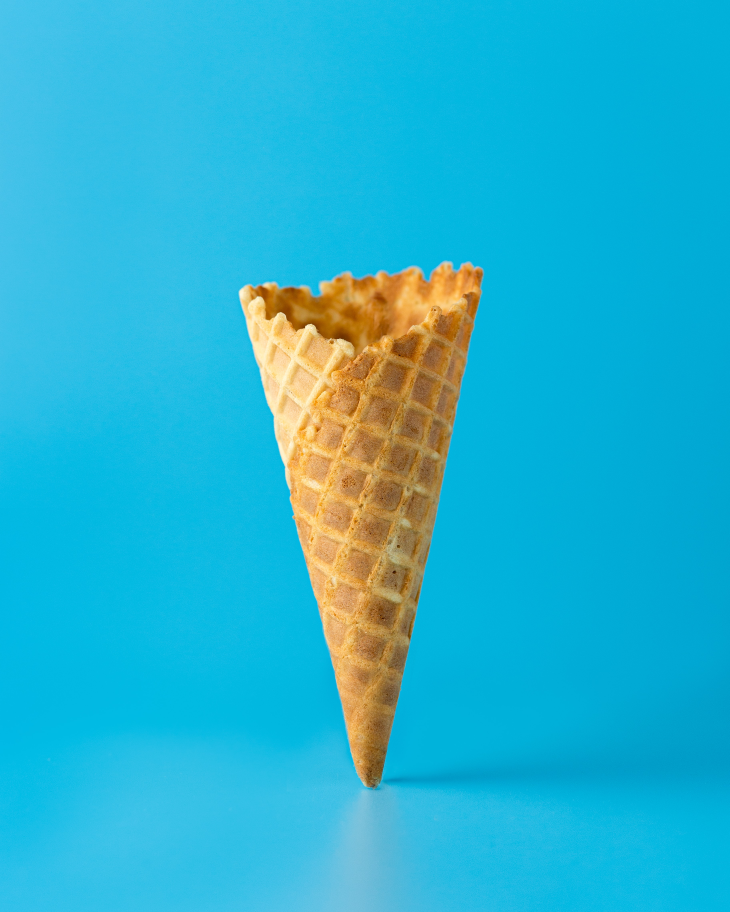
//> input picture input_images/cone.jpg, 3648 x 4560 px (shown at 1/5 size)
$ ./Parallel_Canny   (built with g++ and OpenCV 4)
//> lines starting //> are read from the running program, lines starting //| are printed output that depends on the picture
#include <opencv2/opencv.hpp>
#include <opencv2/highgui/highgui.hpp>
#include <bits/stdc++.h>
#include <curses.h>
#include <sys/time.h>
#include <time.h>
#include <stdlib.h>
#include <omp.h>

using namespace std;
using namespace cv;
const double PI = 3.14159265358979323846;

int omp_thread_count() {
    int n = 0;
    #pragma omp parallel reduction(+:n)
    n += 1;
    return n;
}

cv::Mat imgOriginal;        // input image
cv::Mat imgGrayscale;       // grayscale of input image
cv::Mat imgBlurred;         // intermediate blured image
cv::Mat imgCanny;           // Canny edge image

/////////////////////////////////////////////////////////////////////////////////////////////////////////////////////////////
int main() {


  //clock_t start1, end1, start2, end2, start3, end3, start4, end4, start5, end5, start6, end6, start7, end7;
  struct timeval TimeValue_Start;
  struct timezone TimeZone_Start;
  struct timeval TimeValue_Final;
  struct timezone TimeZone_Final;
  long time_start, time_end;
  double time_overhead1,time_overhead2,time_overhead3,time_overhead4,time_overhead5,time_overhead6,time_overhead7;


	imgOriginal = cv::imread("cone.jpg");          // open image
//> imgOriginal is the input picture: 4560 rows x 3648 cols, CV_8UC3; mean B, G, R 208.8, 179.7, 38.2

	Mat myGreyImage(imgOriginal.rows, imgOriginal.cols, CV_8UC1, Scalar(0));  //myGreyImage

	//cout << imgOriginal.rows << "\n" << imgOriginal.cols << "\n";
	printf("%d  %d\n", imgOriginal.rows, imgOriginal.cols);
//| 4560  3648
	long long pixels = imgOriginal.rows*imgOriginal.cols;

	//cout << "Number of Pixels : "<<pixels<<"\n";
	printf("Number of Pixels : %lld\n",pixels);
//| Number of Pixels : 16634880

	int chunk = imgOriginal.rows / 8;

	if (imgOriginal.empty()) {                                  // if unable to open image
		std::cout << "error: image not read from file\n\n";     // show error message on command line
		//_getch();                                               // may have to modify this line if not using Windows
		return(0);                                              // and exit program
	}

	//cv::namedWindow("Original Image");
	//cv::imshow("Original Image", imgOriginal);

	////////////////////////////////////////////////////////////////////////////////////////////////////////////////////

		//  Converting to a grey scale image
    int threads;
    printf("Enter number of threads to use: ");
    scanf(" %d", &threads);
//> the answer given: 100

    omp_set_num_threads(threads);
    printf("threads = %d\n",omp_thread_count());
	gettimeofday(&TimeValue_Start, &TimeZone_Start);
    int i=0;

	#pragma omp parallel for schedule(static,10)
	for (i = 0; i < imgOriginal.rows; i++) {
		//printf("thread = %d\ti = %d\n",omp_get_thread_num(),i);
		for (int j = 0; j < imgOriginal.cols; j++) {
			myGreyImage.at<uchar>(i, j) = (imgOriginal.at<Vec3b>(i, j)[0] + imgOriginal.at<Vec3b>(i, j)[1] + imgOriginal.at<Vec3b>(i, j)[2]) / 3;

		}
	}
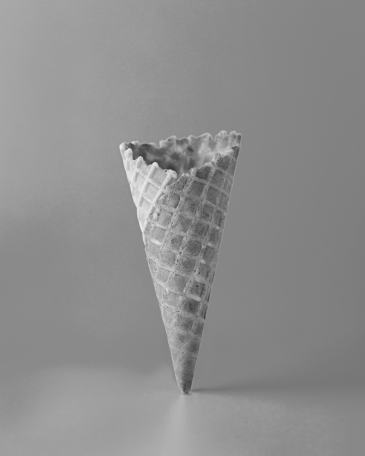
//> myGreyImage: 4560 rows x 3648 cols, CV_8UC1 (shown at 1/10 size); min 7, max 244, mean 142
	gettimeofday(&TimeValue_Final, &TimeZone_Final);
    time_start = TimeValue_Start.tv_sec * 1000000 + TimeValue_Start.tv_usec;
    time_end = TimeValue_Final.tv_sec * 1000000 + TimeValue_Final.tv_usec;
    time_overhead1 = (time_end - time_start) / 1000000.0;

	/*cv::namedWindow("myGreyImg");
	cv::imshow("myGreyImg", myGreyImage);*/

	///////////////////////////////////////////////////////////////////////////////////////////////////////////////////////

		//Applying Gaussian Blur

	double GausianFilter[5][5] = { {1, 4, 7, 4, 1},
								   {4, 16, 26, 16, 4},
								   {7, 26, 41, 26, 7},
								   {4, 16, 26, 16, 4},
								   {1, 4, 7, 4, 1}
	};


	Mat myGaussian1(imgOriginal.rows - 4, imgOriginal.cols - 4, CV_8UC1, Scalar(0));
	Mat myGaussian(imgOriginal.rows - 4, imgOriginal.cols - 4, CV_8UC1, Scalar(0));


	gettimeofday(&TimeValue_Start, &TimeZone_Start);

	#pragma omp parallel for schedule(static,10)
	for (i = 0; i < myGaussian1.rows; i++) {
		for (int j = 0; j < myGaussian1.cols; j++) {
			double temp = 0;

			for (int k = 0; k < 5; k++) {
				for (int l = 0; l < 5; l++) {
					temp += GausianFilter[k][l] * myGreyImage.at<uchar>(k + i, l + j);
				}
			}
			myGaussian1.at<uchar>(i, j) = temp / 273;
		}
	}
	gettimeofday(&TimeValue_Final, &TimeZone_Final);
    time_start = TimeValue_Start.tv_sec * 1000000 + TimeValue_Start.tv_usec;
    time_end = TimeValue_Final.tv_sec * 1000000 + TimeValue_Final.tv_usec;
    time_overhead2 = (time_end - time_start) / 1000000.0;

	gettimeofday(&TimeValue_Start, &TimeZone_Start);

	//Applied filter second time to get more smooth image

	#pragma omp parallel for schedule(static,10)
	for (i = 0; i < myGaussian.rows; i++) {
		for (int j = 0; j < myGaussian.cols; j++) {
			double temp = 0;
			if (i<2 || j<2 || i> myGaussian.rows - 3 || j> myGaussian.cols - 3) {                 // to avoid reducing the size of image
				myGaussian.at<uchar>(i, j) = myGaussian1.at<uchar>(i, j);
				continue;
			}

			for (int k = 0; k < 5; k++) {
				for (int l = 0; l < 5; l++) {
					temp += GausianFilter[k][l] * myGaussian1.at<uchar>(k + i - 2, l + j - 2);
				}
			}
			myGaussian.at<uchar>(i, j) = temp / 273;
		}
	}
	gettimeofday(&TimeValue_Final, &TimeZone_Final);
    time_start = TimeValue_Start.tv_sec * 1000000 + TimeValue_Start.tv_usec;
    time_end = TimeValue_Final.tv_sec * 1000000 + TimeValue_Final.tv_usec;
    time_overhead3 = (time_end - time_start) / 1000000.0;


	/*cv::GaussianBlur(myGreyImage,          // input image
		myGaussian,                         // output image
		cv::Size(5, 5),                     // smoothing window width and height in pixels
		1.5);*/

		//cv::namedWindow("myGaussian");
		//cv::imshow("myGaussian", myGaussian);


	/////////////////////////////////////////////////////////////////////////////////////////////////////////////////////////

			//Applying First Difference Gradient Operator (Sobel Operator)

	double Sobel_Gx[3][3] = { {-1 , -2, -1},
							  {0, 0, 0},
							  {1, 2, 1}
	};
	double Sobel_Gy[3][3] = { {-1 , 0, 1},
							  {-2, 0, 2},
							  {-1, 0, 1}
	};

	Mat mySobelX(myGaussian.rows - 2, myGaussian.cols - 2, CV_8UC1, Scalar(0));
	Mat mySobelY(myGaussian.rows - 2, myGaussian.cols - 2, CV_8UC1, Scalar(0));
	Mat Grad_Direction(myGaussian.rows - 2, myGaussian.cols - 2, CV_8UC1, Scalar(0));


	gettimeofday(&TimeValue_Start, &TimeZone_Start);
	#pragma omp parallel for schedule(static,10)
	for (i = 0; i < mySobelX.rows; i++) {
		for (int j = 0; j < mySobelX.cols; j++) {
			double temp1 = 0, temp2 = 0;

			for (int k = 0; k < 3; k++) {
				for (int l = 0; l < 3; l++) {
					temp1 += Sobel_Gx[k][l] * myGaussian.at<uchar>(k + i, l + j);
				}
			}

			for (int k = 0; k < 3; k++) {
				for (int l = 0; l < 3; l++) {
					temp2 += Sobel_Gy[k][l] * myGaussian.at<uchar>(k + i, l + j);
				}
			}

			mySobelX.at<uchar>(i, j) = sqrt(temp1*temp1 + temp2 * temp2);
			//mySobelX.at<uchar>(i, j) = temp1;
			//mySobelY.at<uchar>(i, j) = temp2;

			double dir = atan((double)temp2 / (double)temp1);
			Grad_Direction.at<uchar>(i, j) = ((int)(round(dir * (5.0 / PI)) + 5) % 5);
		}
	}
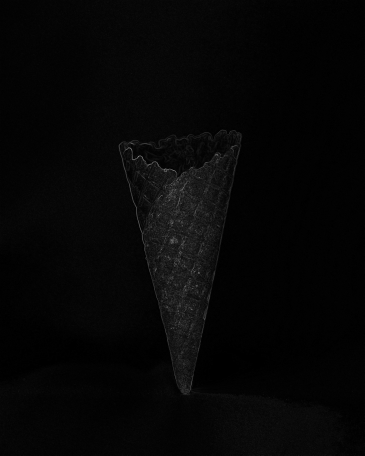
//> mySobelX: 4554 rows x 3642 cols, CV_8UC1 (shown at 1/10 size); min 0, max 255, mean 6
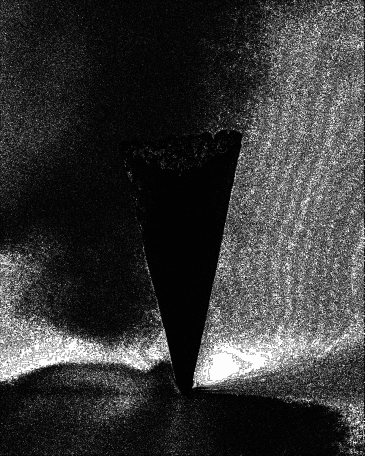
//> Grad_Direction: 4554 rows x 3642 cols, CV_8UC1 (shown at 1/10 size); min 0, max 253, mean 55.1

	gettimeofday(&TimeValue_Final, &TimeZone_Final);
    time_start = TimeValue_Start.tv_sec * 1000000 + TimeValue_Start.tv_usec;
    time_end = TimeValue_Final.tv_sec * 1000000 + TimeValue_Final.tv_usec;
    time_overhead4 = (time_end - time_start) / 1000000.0;
	// [10 lines of commented-out code are left out]

	Mat myNonMax(myGaussian.rows - 2, myGaussian.cols - 2, CV_8UC1, Scalar(0));

	gettimeofday(&TimeValue_Start, &TimeZone_Start);
	#pragma omp parallel for schedule(static,10)
	for (i = 0; i < mySobelX.rows; i++) {
		for (int j = 0; j < mySobelX.cols; j++) {

			if (i == 0 || j == 0 || i == mySobelX.rows - 1 || j == mySobelX.cols - 1)//0321
				continue;
			int direction = Grad_Direction.at<uchar>(i, j) % 4;
			if (direction == 0) {
				if (mySobelX.at<uchar>(i, j) <= mySobelX.at<uchar>(i - 1, j) || mySobelX.at<uchar>(i, j) <= mySobelX.at<uchar>(i + 1, j))
					myNonMax.at<uchar>(i, j) = 0;
				else myNonMax.at<uchar>(i, j) = mySobelX.at<uchar>(i, j);
			}
			if (direction == 3) {
				if (mySobelX.at<uchar>(i, j) <= mySobelX.at<uchar>(i + 1, j - 1) || mySobelX.at<uchar>(i, j) <= mySobelX.at<uchar>(i - 1, j + 1))
					myNonMax.at<uchar>(i, j) = 0;
				else myNonMax.at<uchar>(i, j) = mySobelX.at<uchar>(i, j);
			}
			if (direction == 2) {
				if (mySobelX.at<uchar>(i, j) <= mySobelX.at<uchar>(i, j - 1) || mySobelX.at<uchar>(i, j) <= mySobelX.at<uchar>(i, j + 1))
					myNonMax.at<uchar>(i, j) = 0;
				else myNonMax.at<uchar>(i, j) = mySobelX.at<uchar>(i, j);
			}
			if (direction == 1) {
				if (mySobelX.at<uchar>(i, j) <= mySobelX.at<uchar>(i - 1, j - 1) || mySobelX.at<uchar>(i, j) <= mySobelX.at<uchar>(i + 1, j + 1))
					myNonMax.at<uchar>(i, j) = 0;
				else myNonMax.at<uchar>(i, j) = mySobelX.at<uchar>(i, j);
			}
		}
	}
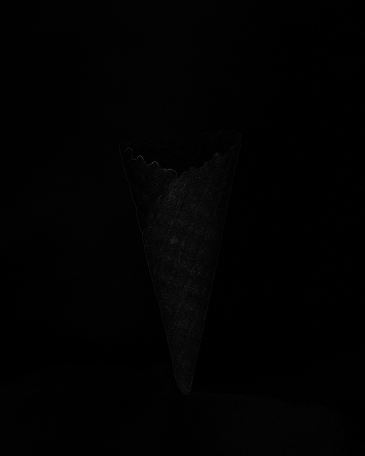
//> myNonMax: 4554 rows x 3642 cols, CV_8UC1 (shown at 1/10 size); min 0, max 255, mean 1.9

	gettimeofday(&TimeValue_Final, &TimeZone_Final);
    time_start = TimeValue_Start.tv_sec * 1000000 + TimeValue_Start.tv_usec;
    time_end = TimeValue_Final.tv_sec * 1000000 + TimeValue_Final.tv_usec;
    time_overhead5 = (time_end - time_start) / 1000000.0;

	//cv::namedWindow("Non - Max");
	//cv::imshow("Non - Max", myNonMax);


	////////////////////////////////////////////////////////////////////////////////////////////////////////////////////////////////////////////

		// Otsu's Method Thresholding
	Mat myThres(mySobelX.rows, mySobelX.cols, CV_8UC1, Scalar(0));

	// [9 lines of commented-out code are left out]
	int N = myNonMax.rows * myNonMax.cols;
	double threshold = 0, var_max = 0, sum = 0, sumB = 0, q1 = 0, q2 = 0, meu1 = 0, meu2 = 0;
	int max_intensity = 255;
	int histogram[256] = { 0 };

	gettimeofday(&TimeValue_Start, &TimeZone_Start);

	for (i = 0; i < myNonMax.rows; i++) {
		for (int j = 0; j < myNonMax.cols; j++) {

			histogram[(int)myNonMax.at<uchar>(i, j)] += 1;
		}
	}
//> after the loop, histogram = 256 values, max 13475218 at index 0, min 1 at index 242, mean 64787.8
	gettimeofday(&TimeValue_Final, &TimeZone_Final);
    time_start = TimeValue_Start.tv_sec * 1000000 + TimeValue_Start.tv_usec;
    time_end = TimeValue_Final.tv_sec * 1000000 + TimeValue_Final.tv_usec;
    time_overhead6 = (time_end - time_start) / 1000000.0;
	//for (i = 0; i < 255; i++) cout << histogram[i] << " ";

	for (i = 0; i <= 255; i++) sum += i * histogram[i];
//> this loop made 256 passes
//> sum on passes 1 to 3: 0, 6764, 74250
//> after the loop, sum = 32029116

	for (int t = 0; t <= 255; t++) {
		q1 += histogram[t];
		if (q1 == 0) continue;
		q2 = N - q1;

		sumB += t * histogram[t];
		meu1 = sumB / q1;
		meu2 = (sum - sumB) / q2;

		double sigma = q1 * q2*(meu1 - meu2)*(meu1 - meu2);
		if (sigma > var_max) {
			threshold = t;
			var_max = sigma;

		}

	}
//> this loop made 256 passes
//> (q1, q2, sumB, meu1, meu2, sigma) on passes 25 to 32: (16348544, 237124, 20992239, 1.28, 46.54, 7.94e+15), (16358243, 227425, 21234714, 1.3, 47.46, 7.93e+15), (16366615, 219053, 21452386, 1.31, 48.28, 7.91e+15), (16375699, 209969, 21697654, 1.32, 49.2, 7.88e+15), (16383652, 202016, 21920338, 1.34, 50.04, 7.85e+15), (16392358, 193310, 22172812, 1.35, 50.99, 7.81e+15), (16398700, 186968, 22363072, 1.36, 51.7, 7.77e+15), (16407672, 177996, 22641204, 1.38, 52.74, 7.7e+15)
//> after the loop, q1 = 16585668; sumB = 32029116; threshold = 23; var_max = 7.95e+15

	//cout << threshold << "   Calculated\n";
	printf("Threshold value Calculated : %lf\n", threshold);
//| Threshold value Calculated : 23.000000


	gettimeofday(&TimeValue_Start, &TimeZone_Start);
#pragma omp parallel for schedule(static,10)
	for (i = 0; i < mySobelX.rows; i++) {
		for (int j = 0; j < mySobelX.cols; j++) {
			if (myNonMax.at<uchar>(i, j) > threshold) myThres.at<uchar>(i, j) = 255;
			else myThres.at<uchar>(i, j) = 0;
		}
	}
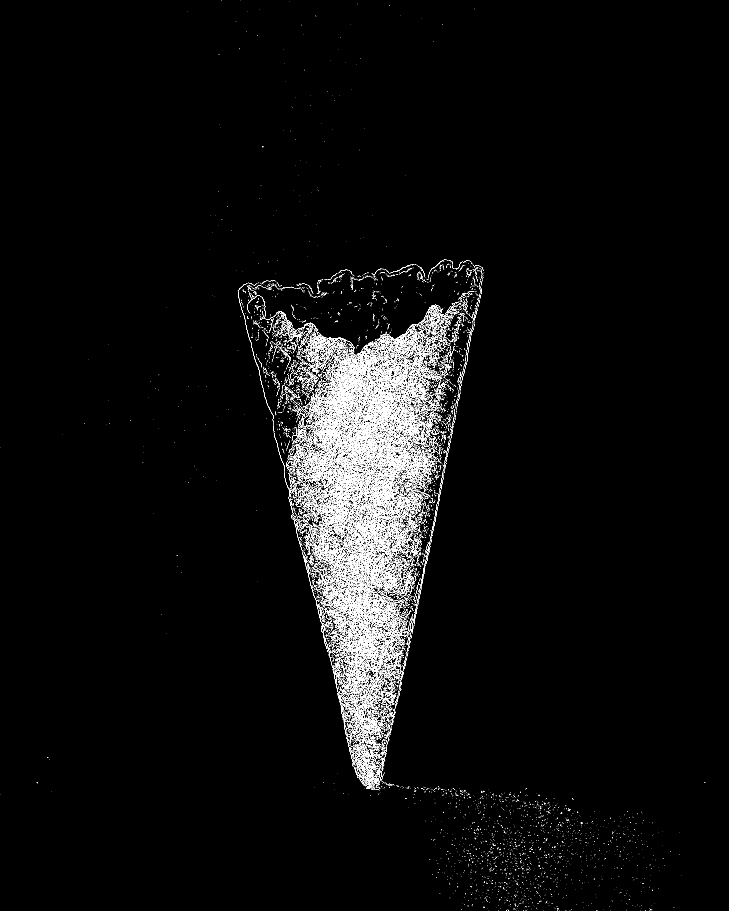
//> myThres: 4554 rows x 3642 cols, CV_8UC1 (shown at 1/5 size); 1.5% white in thin lines or dots

	gettimeofday(&TimeValue_Final, &TimeZone_Final);
    time_start = TimeValue_Start.tv_sec * 1000000 + TimeValue_Start.tv_usec;
    time_end = TimeValue_Final.tv_sec * 1000000 + TimeValue_Final.tv_usec;
    time_overhead7 = (time_end - time_start) / 1000000.0;
	//cv::namedWindow("CannyEdges");
	//cv::imshow("CannyEdges", myThres);
	imwrite("canny_cone.jpg", myThres);
	//////////////////////////////////////////////////////////////////////////////////////////////////////////////


	/*cv::cvtColor(imgOriginal, imgGrayscale, cv::COLOR_BGR2GRAY);       // convert to grayscale

	cv::namedWindow("imgGrayscale");
	cv::imshow("imgGrayscale", imgGrayscale);


	/*cv::GaussianBlur(imgGrayscale,          // input image
		imgBlurred,                         // output image
		cv::Size(5, 5),                     // smoothing window width and height in pixels
		1.5);                               // sigma value, determines how much the image will be blurred

	/*cv::namedWindow("imgBlurred");
	cv::imshow("imgBlurred", imgBlurred);*/

	/*cv::Canny(imgBlurred,           // input image
		imgCanny,                   // output image
		82,                         // low threshold
		164);                       // high threshold

									// declare windows
	//cv::namedWindow("imgOriginal");     // note: you can use CV_WINDOW_NORMAL which allows resizing the window
	//cv::namedWindow("imgCanny");        // or CV_WINDOW_AUTOSIZE for a fixed size window matching the resolution of the image
															// CV_WINDOW_AUTOSIZE is the default
	//cv::imshow("imgOriginal", imgOriginal);     // show windows
	//cv::imshow("imgCanny", imgCanny);

	*/


	//cout << "Execution Time : " << t1 + t2 + t3 + t4 + t5 + t6 + t7 << "sec \n";
	printf("Execution Time : %lf sec \n", time_overhead1+time_overhead2+time_overhead3+time_overhead4+time_overhead5+time_overhead6+time_overhead7);

	//cv::waitKey(0);                 // hold windows open until user presses a key
	//cout << "YES";*/

	//cv::waitKey(0);

	return(0);
}

$ run again, with input_images/cameraman.jpg copied over input_images/cone.jpg
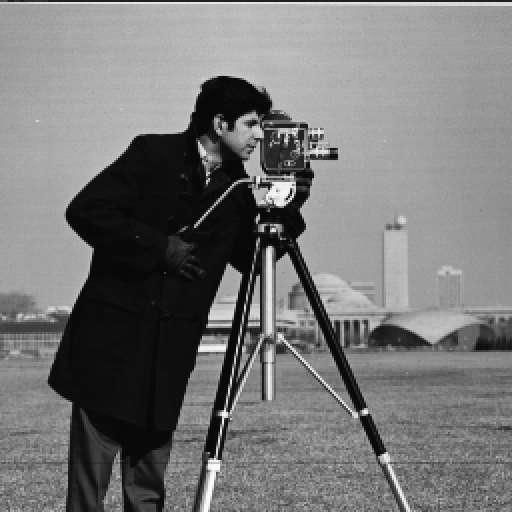
//> input picture input_images/cameraman.jpg, 512 x 512 px
//> imgOriginal is the input picture: 512 rows x 512 cols, CV_8UC3; min 0, max 255, mean 118.7
//| 512  512
//| Number of Pixels : 262144
//> after the loop `for (i = 0; i < mySobelX.rows; i++)`:
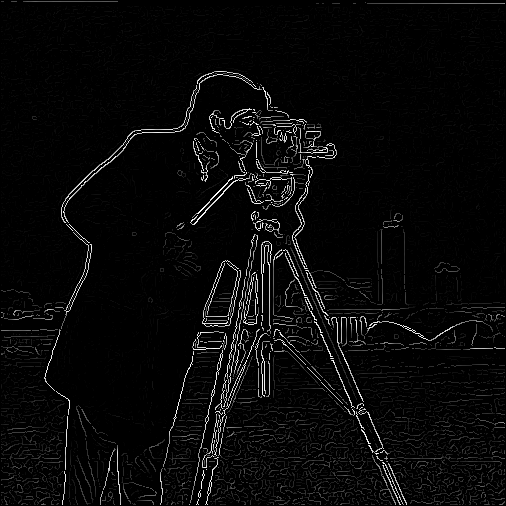
//> myNonMax: 506 rows x 506 cols, CV_8UC1; min 0, max 255, mean 9
//> after the loop `for (i = 0; i < myNonMax.rows; i++)`: histogram = 256 values, max 212408 at index 0, min 7 at index 1, mean 1000.1
//> the loop `for (i = 0; i <= 255; i++) sum += i * histogram[i];` made 256 passes
//> sum on passes 1 to 3: 0, 7, 171
//> after the loop `for (i = 0; i <= 255; i++) sum += i * histogram[i];`: sum = 2294330
//> the loop `for (int t = 0; t <= 255; t++)` made 256 passes
//> (q1, q2, sumB, meu1, meu2, var_max) on passes 1 to 8: (212408, 43628, 0, 0, 52.59, 2.56e+13), (212415, 43621, 7, 3.3e-05, 52.6, 2.56e+13), (212497, 43539, 171, 0.000805, 52.69, 2.57e+13), (212767, 43269, 981, 0.00461, 53, 2.59e+13), (218645, 37391, 24493, 0.112, 60.71, 3e+13), (221647, 34389, 39503, 0.178, 65.57, 3.26e+13), (222790, 33246, 46361, 0.208, 67.62, 3.37e+13), (226297, 29739, 70910, 0.313, 74.76, 3.73e+13)
//| Threshold value Calculated : 95.000000
//> after the loop `for (i = 0; i < mySobelX.rows; i++)`:
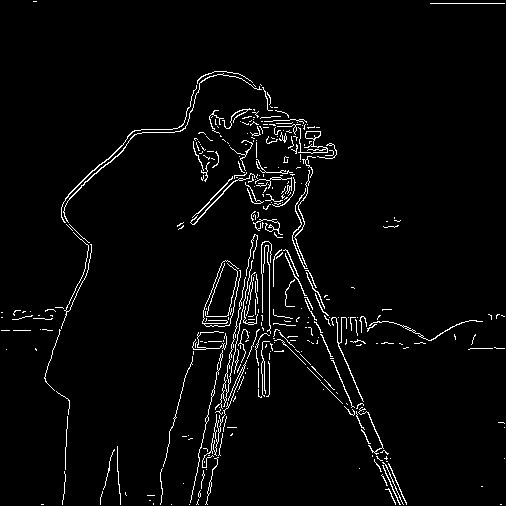
//> myThres: 506 rows x 506 cols, CV_8UC1; 3.2% white in thin lines or dots
